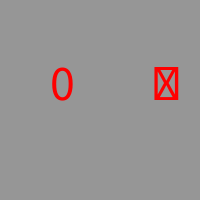
Frame 1 (no input)
Frame 60 (the mouse pressed at the canvas centre just before this capture): identical to frame 1, image omitted
Frame 120 (the mouse held since frame 60 and released just before this capture): identical to frame 1, image omitted

The Processing sketch that drew this single still picture (run headless with seeded random() and noise(); from frame 60 on, the mouse is pressed at the canvas centre):

// Processing sketch: ASCII_Table
// ── ASCII_Table.pde
void setup()
{
 size(200,200); 
}

void draw()
{
  background(150);
  textSize(50);
  fill(255,0,0);
  
  if(key == CODED)
  {
    text(keyCode, 50, 100);
  }
  
  else
  {
   text(int(key),50,100);
   text(key,150,100);
  }
}
